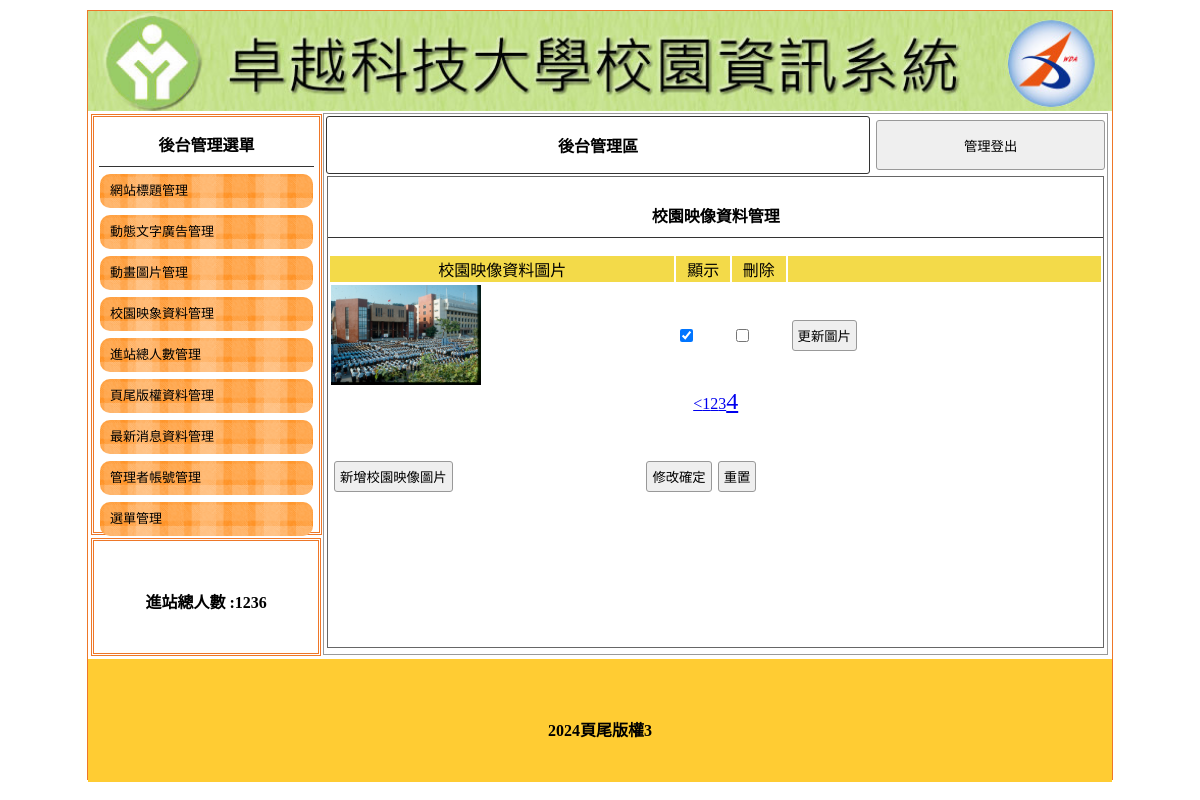
Screenshot of /back.php?do=image&p=4 with the database file from the repository.
### tables this page shows
CREATE TABLE `titles` (
  `id` int(10) UNSIGNED NOT NULL,
  `img` text NOT NULL,
  `text` text NOT NULL,
  `sh` int(1) NOT NULL DEFAULT 0
);

CREATE TABLE `total` (
  `id` int(10) UNSIGNED NOT NULL,
  `total` int(5) NOT NULL
);

CREATE TABLE `image` (
  `id` int(10) UNSIGNED NOT NULL,
  `img` text NOT NULL,
  `sh` int(1) NOT NULL DEFAULT 1
);

CREATE TABLE `bottom` (
  `id` int(10) UNSIGNED NOT NULL,
  `bottom` text NOT NULL
);

### api/db.php (called while the page is built, shortened)
<?php
class DB
{
    protected $dsn = "mysql:host=localhost;charset=utf8;dbname=c1-02";
    protected $pdo;
    protected $table;
    public function __construct($table)
    {
        $this->table = $table;
        $this->pdo = new PDO($this->dsn, 'root', '');
    }
    private function a2s($array)
    {
        foreach ($array as $col => $value) {
            $tmp[] = "`$col`='$value'";
        }
        return $tmp;
    }
    function find($id)
    {
        $sql = "select * from `$this->table` where ";
        if (is_array($id)) {
            $tmp = $this->a2s($id);
            $sql .= join(" && ", $tmp);
        } elseif (is_numeric($id)) {
            $sql .= "`id`='$id'";
        } else {
            echo "x type";
        }
        return $this->pdo->query($sql)->fetch(PDO::FETCH_ASSOC);
    }
    private function sql_all($sql, $array, $other)
    {
        if (isset($this->table) && !empty($this->table)) {
            if (is_array($array)) {
                if (!empty($array)) {
                    $tmp = $this->a2s($array);
                    $sql .= " where " . join(" && ", $tmp);
                }
            } else {
                $sql .= " $array ";
            }
            return $sql .= $other;
        } else {
            echo "x table";
        }
    }
    function all($where = '', $other = '')
    {
        $sql = "select * from `$this->table` ";
        $sql = $this->sql_all($sql, $where, $other);
        return $this->pdo->query($sql)->fetchAll(PDO::FETCH_ASSOC);
    }
    function count($where = '', $other = '')
    {
        $sql = "select count(*) from `$this->table` ";
        $sql = $this->sql_all($sql, $where, $other);
        return $this->pdo->query($sql)->fetchColumn();
    }
}
$Title=new DB('titles');
$Total=new DB('total');
$Bottom=new DB('bottom');
if(isset($_GET['do'])){
    if(isset(${ucfirst($_GET['do'])})){
        $DB=${ucfirst($_GET['do'])};
    }
}else{
    $DB=$Title;
}

### back.php (the view, shortened to what this page needs)
<?php include_once "./api/db.php"; ?>
<!DOCTYPE html PUBLIC "-//W3C//DTD XHTML 1.0 Transitional//EN" "http://www.w3.org/TR/xhtml1/DTD/xhtml1-transitional.dtd">
<html xmlns="http://www.w3.org/1999/xhtml">
<head>
	<link href="./css/css.css" rel="stylesheet" type="text/css">
</head>
<body>
	<div id="main">
		<a title="" href="./index.php">
			<div class="ti" style="background:url('./img/<?=$Title->find(['sh'=>1])['img'];?>'); background-size:cover;"></div>
		</a>
		<div id="ms">
			<div id="lf" style="float:left;">
				<div id="menuput" class="dbor">
					<span class="t botli">後台管理選單</span>
					<a style="color:#000; font-size:13px; text-decoration:none;" href="?do=title">
						<div class="mainmu">
							網站標題管理 </div>
					</a>
					<a style="color:#000; font-size:13px; text-decoration:none;" href="?do=ad">
						<div class="mainmu">
							動態文字廣告管理 </div>
					</a>
					<a style="color:#000; font-size:13px; text-decoration:none;" href="?do=mvim">
						<div class="mainmu">
							動畫圖片管理 </div>
					</a>
					<a style="color:#000; font-size:13px; text-decoration:none;" href="?do=image">
						<div class="mainmu">
							校園映象資料管理 </div>
					</a>
					<a style="color:#000; font-size:13px; text-decoration:none;" href="?do=total">
						<div class="mainmu">
							進站總人數管理 </div>
					</a>
					<a style="color:#000; font-size:13px; text-decoration:none;" href="?do=bottom">
						<div class="mainmu">
							頁尾版權資料管理 </div>
					</a>
					<a style="color:#000; font-size:13px; text-decoration:none;" href="?do=news">
						<div class="mainmu">
							最新消息資料管理 </div>
					</a>
					<a style="color:#000; font-size:13px; text-decoration:none;" href="?do=admin">
						<div class="mainmu">
							管理者帳號管理 </div>
					</a>
					<a style="color:#000; font-size:13px; text-decoration:none;" href="?do=menu">
						<div class="mainmu">
							選單管理 </div>
					</a>
				</div>
				<div class="dbor" style="margin:3px; width:95%; height:20%; line-height:100px;">
					<span class="t">進站總人數 :<?= $Total->find(1)['total']; ?></span>
				</div>
			</div>
			<div class="di" style="height:540px; border:#999 1px solid; width:76.5%; margin:2px 0px 0px 0px; float:left; position:relative; left:20px;">
				<table width="100%">
					<tbody>
						<tr>
							<td style="width:70%;font-weight:800; border:#333 1px solid; border-radius:3px;" class="cent"><a href="?do=admin" style="color:#000; text-decoration:none;">後台管理區</a>
							</td>
							<td><button onclick="location.href='./api/logout.php'" style="width:99%; margin-right:2px; height:50px;">管理登出</button></td>
						</tr>
					</tbody>
				</table>
				<?php
				$do = $_GET['do'] ?? 'title';
				$file = "./back/{$do}.php";
				if (file_exists($file)) {
					include $file;
				} else {
					include_once "./back/title.php";
				}
				?>
			</div>
		</div>
		<div style="width:1024px; left:0px; position:relative; background:#FC3; margin-top:4px; height:123px; display:block;">
			<span class="t" style="line-height:123px;"><?= $Bottom->find(1)['bottom']; ?></span>
		</div>
	</div>
</body>
</html>

### back/image.php (shortened to what this page needs)
<div style="width:99%; height:87%; margin:auto; overflow:auto; border:#666 1px solid;">
    <p class="t cent botli">校園映像資料管理</p>
    <form method="post" action="./api/edit.php">
        <table width="100%">
            <tr class="yel">
                <td width="45%">校園映像資料圖片</td>
                <td width="7%">顯示</td>
                <td width="7%">刪除</td>
                <td></td>
            </tr>
            <?php
            $total = $DB->count();
            $div = 3;
            $pages = ceil($total / $div);
            $now = $_GET['p'] ?? 1;
            $start = ($now - 1) * $div;
            $rows = $DB->all(" limit $start,$div");
            foreach ($rows as $row) {
            ?>
                <tr>
                    <td><img src="./img/<?= $row['img']; ?>" style="width:150px;height:100px"></td>
                    <td><input type="checkbox" name="sh[]" value="<?= $row['id']; ?>" <?= ($row['sh'] == 1) ? 'checked' : ''; ?>></td>
                    <td>
                        <input type="checkbox" name="del[]" value="<?= $row['id']; ?>">
                    </td>
                    <td><input type="button" value="更新圖片" onclick="op('#cover','#cvr','./model/upload.php?table=<?= $do; ?>&id=<?= $row['id']; ?>')"></td>
                </tr>
            <?php
            }
            ?>
        </table>
        <div class="cent">
            <?php
            if ($now > 1) {
                $prev = $now - 1;
                echo "<a href='?do=$do&p=$prev'><</a>";
            }
            for ($i = 1; $i <= $pages; $i++) {
                $fontsize = ($now == $i) ? '24px' : '16px';
                echo "<a href='?do=$do&p=$i'style='font-size:$fontsize'>$i</a>";
            }
            ?>
        </div>
        <table style="margin-top:40px; width:70%;">
            <tr>
                <td width="200px"><input type="button" onclick="op('#cover','#cvr','./model/<?= $do; ?>.php?table=<?= $do; ?>')" value="新增校園映像圖片"></td>
                <td class="cent"><input type="submit" value="修改確定"><input type="reset" value="重置">
                </td>
            </tr>
        </table>
    </form>
</div>

### css/css.css (style rules this page uses)
body { padding:0px; margin:0px; }
#main { width:1024px; height:768px; margin:10px auto 10px auto; border:#EE7728 1px solid; position:relative; }
.ti { width:100%; height:100px; position:relative; background-size:cover; background-repeat:no-repeat; }
.dbor { border:#EE7728 double 3px; margin:1px; padding:2px 10px 2px 10px; }
.t { font-weight:800; display:block; text-align:center; padding:10px 1px 10px 1px; }
.botli { border-bottom:#333 1px solid; }
.mainmu { position:relative; border-radius:10px; background:url(../icon/menu.fw.png) center no-repeat; background-size:cover; line-height:30px; padding:2px 10px 2px 10px; margin:7px 1px 7px 1px; height: 30px; }
#lf { height:540px; width:21%; display:inline-block; }
#menuput { width:100%; height:75%; position:relative; padding:5px; display:block; margin: 3px; }
.di { display:inline-block; }
.cent { text-align:center; }
input,button { border:#999 1px solid; border-radius:3px; background:#EFEFEF; padding:5px; margin:3px; }
.yel td { background:#F3DA49; text-align:center; }

### rows the page displays
titles: img (picture)
total: total "1236"
image: img (picture), sh "☑"
bottom: bottom "2024頁尾版權3"
